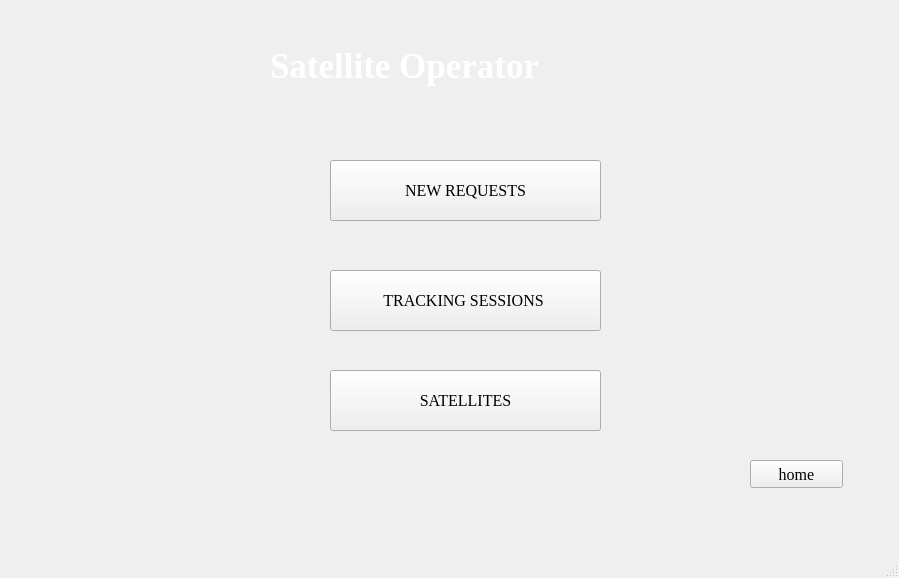
<?xml version="1.0" encoding="UTF-8"?>
<ui version="4.0">
 <class>MainWindow</class>
 <widget class="QMainWindow" name="MainWindow">
  <property name="geometry">
   <rect>
    <x>0</x>
    <y>0</y>
    <width>899</width>
    <height>578</height>
   </rect>
  </property>
  <property name="windowTitle">
   <string>MainWindow</string>
  </property>
  <property name="styleSheet">
   <string notr="true">QWidget#centralwidget{
	border-image: url(:/images/images.jpg) 0 0 0 0 stretch stretch;
    border-repeat: no-repeat ;
	border-position: center;
}
</string>
  </property>
  <widget class="QWidget" name="centralwidget">
   <widget class="QLabel" name="label">
    <property name="geometry">
     <rect>
      <x>270</x>
      <y>40</y>
      <width>381</width>
      <height>51</height>
     </rect>
    </property>
    <property name="font">
     <font>
      <family>Times New Roman</family>
      <pointsize>26</pointsize>
      <weight>75</weight>
      <bold>true</bold>
     </font>
    </property>
    <property name="styleSheet">
     <string notr="true">color: white;</string>
    </property>
    <property name="text">
     <string>Satellite Operator </string>
    </property>
   </widget>
   <widget class="QPushButton" name="pushButton">
    <property name="geometry">
     <rect>
      <x>330</x>
      <y>160</y>
      <width>271</width>
      <height>61</height>
     </rect>
    </property>
    <property name="font">
     <font>
      <family>Times New Roman</family>
      <pointsize>12</pointsize>
     </font>
    </property>
    <property name="text">
     <string>NEW REQUESTS</string>
    </property>
   </widget>
   <widget class="QPushButton" name="pushButton_3">
    <property name="geometry">
     <rect>
      <x>330</x>
      <y>270</y>
      <width>271</width>
      <height>61</height>
     </rect>
    </property>
    <property name="font">
     <font>
      <family>Times New Roman</family>
      <pointsize>12</pointsize>
     </font>
    </property>
    <property name="text">
     <string>TRACKING SESSIONS </string>
    </property>
   </widget>
   <widget class="QPushButton" name="pushButton_4">
    <property name="geometry">
     <rect>
      <x>750</x>
      <y>460</y>
      <width>93</width>
      <height>28</height>
     </rect>
    </property>
    <property name="font">
     <font>
      <family>Times New Roman</family>
      <pointsize>12</pointsize>
     </font>
    </property>
    <property name="text">
     <string>home</string>
    </property>
   </widget>
   <widget class="QPushButton" name="pushButton_5">
    <property name="geometry">
     <rect>
      <x>330</x>
      <y>370</y>
      <width>271</width>
      <height>61</height>
     </rect>
    </property>
    <property name="font">
     <font>
      <family>Times New Roman</family>
      <pointsize>12</pointsize>
     </font>
    </property>
    <property name="text">
     <string>SATELLITES</string>
    </property>
   </widget>
  </widget>
  <widget class="QMenuBar" name="menubar">
   <property name="geometry">
    <rect>
     <x>0</x>
     <y>0</y>
     <width>899</width>
     <height>26</height>
    </rect>
   </property>
  </widget>
  <widget class="QStatusBar" name="statusbar"/>
 </widget>
 <resources>
  <include location="resource.qrc"/>
 </resources>
 <connections/>
</ui>
